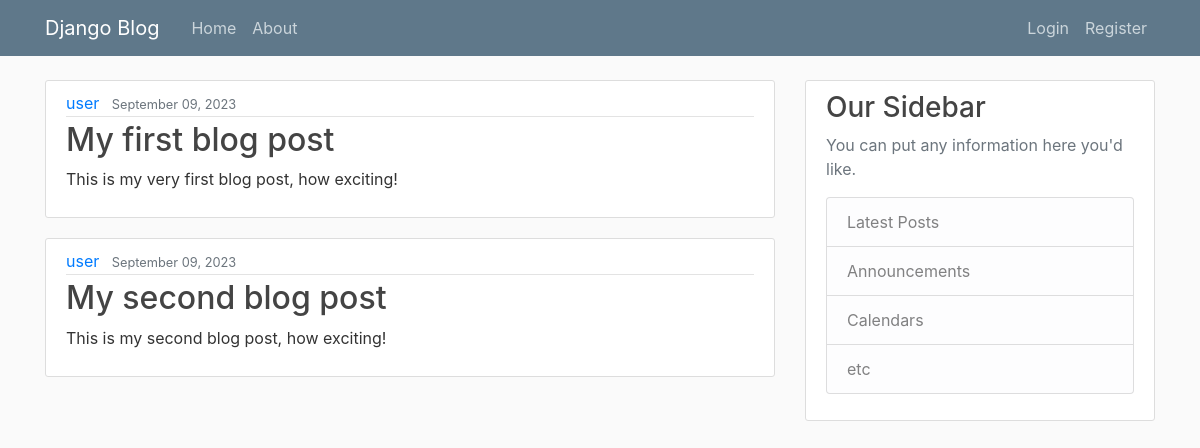
The page / on the database its author committed.
### blog/models.py (models this page shows, shortened)
class Post(models.Model):
  title = models.CharField(max_length=100)
  content = models.TextField()
  date_posted = models.DateTimeField(default=timezone.now)
  author = models.ForeignKey(User, on_delete=models.CASCADE)

### blog/views.py (the view)
# urls.py: path('', views.home, name='blog-home'),
def home(request):
  context = {
    'posts': Post.objects.all()
  }
  return render(request, 'blog/home.html', context)

### blog/templates/blog/home.html
{% extends "blog/base.html" %}
{% block content %}
  {% for post in posts %}
  <article class="media content-section">
    <div class="media-body">
      <div class="article-metadata">
        <a class="mr-2" href="#">{{ post.author }}</a>
        <small class="text-muted">{{ post.date_posted |date:"F d, Y" }}</small>
      </div>
      <h2><a class="article-title" href="#">{{ post.title }}</a></h2>
      <p class="article-content">{{ post.content }}</p>
    </div>
  </article>
  {% endfor %}</h1>
{% endblock content %}

### blog/static/blog/main.css (style rules this page uses)
body { background: #fafafa; color: #333333; margin-top: 5rem; }
h1, h2, h3, h4, h5, h6 { color: #444444; }
.content-section { background: #ffffff; padding: 10px 20px; border: 1px solid #dddddd; border-radius: 3px; margin-bottom: 20px; }
.article-title { color: #444444; }
.article-content { white-space: pre-line; }
.article-metadata { padding-bottom: 1px; margin-bottom: 4px; border-bottom: 1px solid #e3e3e3 }

### rows shown on the page
Post: author "user", date_posted "September 09, 2023", title "My first blog post", content "This is my very first blog post, how exciting!"
Post: author "user", date_posted "September 09, 2023", title "My second blog post", content "This is my second blog post, how exciting!"
